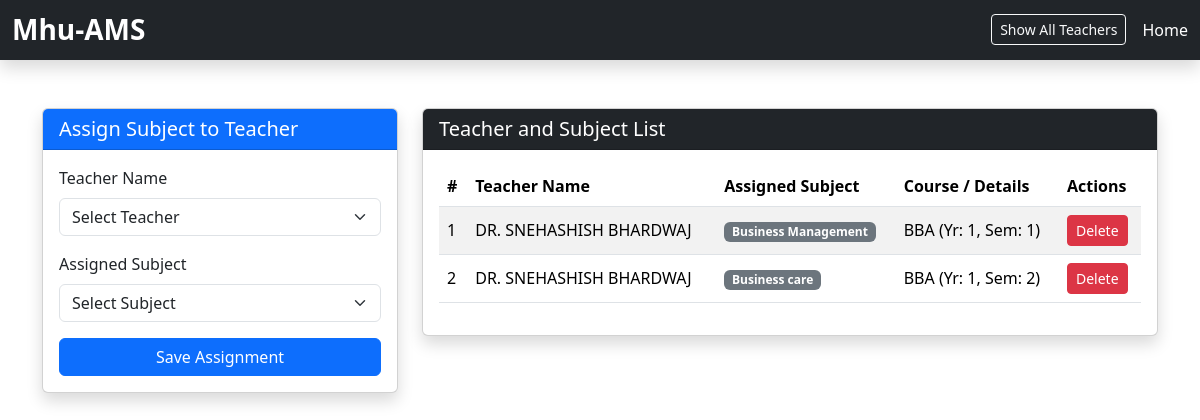
Page /dean/manage_teachers.php on the earlier database version.
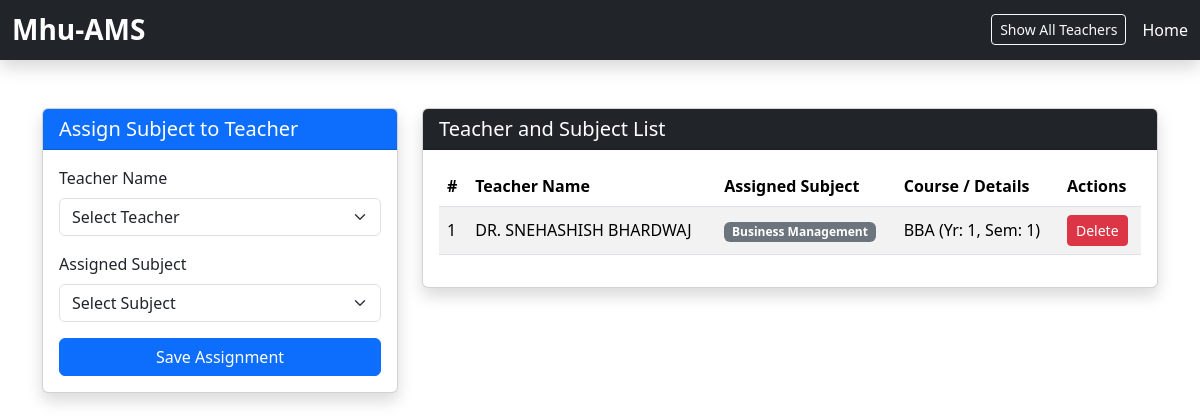
Same page on the later database version.
### tables this page shows
CREATE TABLE `subjected_teacher` (
  `id` int(11) NOT NULL,
  `teacher_id` int(11) NOT NULL,
  `sub_id` int(11) NOT NULL,
  `teacher_name` varchar(255) NOT NULL,
  `subject_name` varchar(255) NOT NULL,
  `course_name` varchar(255) NOT NULL,
  `year` int(11) NOT NULL,
  `semester` int(11) NOT NULL,
  `subject_code` varchar(66) NOT NULL
);

### dean/manage_teachers.php (the view, shortened to what the changed rows need)
<?php
include "../db_connect.php";
?>
<!doctype html>
<html lang="en" data-bs-theme="light">
    <head>
        <link
            href="https://cdn.jsdelivr.net/npm/bootstrap@5.3.8/dist/css/bootstrap.min.css"
            rel="stylesheet"
        />
    </head>
    <body>
        <main class="container my-5">
            <div class="row">
                <div class="col-md-8">
                    <div class="card shadow">
                        <div class="card-body">
                            <div class="table-responsive">
                                <table class="table table-striped table-hover align-middle">
                                    <thead>
                                        <tr>
                                            <th>#</th>
                                            <th>Teacher Name</th>
                                            <th>Assigned Subject</th>
                                            <th>Course / Details</th>
                                            <th>Actions</th>
                                        </tr>
                                    </thead>
                                    <tbody>
                                        <?php
                                        $assigned_res = mysqli_query($conn, "SELECT * FROM subjected_teacher");
                                        if (mysqli_num_rows($assigned_res) > 0) {
                                            $counter = 1;
                                            while ($row = mysqli_fetch_assoc($assigned_res)) {
                                                echo '<tr>';
                                                echo '<td>' . $counter++ . '</td>';
                                                echo '<td>' . htmlspecialchars($row['teacher_name']) . '</td>';
                                                echo '<td><span class="badge bg-secondary">' . htmlspecialchars($row['subject_name']) . '</span></td>';
                                                echo '<td>' . htmlspecialchars($row['course_name']) . ' (Yr: ' . $row['year'] . ', Sem: ' . $row['semester'] . ')</td>';
                                                echo '<td>
                                                        <a href="?delete=' . $row['id'] . '" class="btn btn-sm btn-danger" onclick="return confirm(\'Are you sure you want to delete this assignment?\');">Delete</a>
                                                      </td>';
                                                echo '</tr>';
                                            }
                                        } else {
                                            echo '<tr><td colspan="5" class="text-center text-muted">No assignments found.</td></tr>';
                                        }
                                        ?>
                                    </tbody>
                                </table>
                            </div>
                        </div>
                    </div>
                </div>
            </div>
        </main>
    </body>
</html>

Differences in the rows shown:
removed subjected_teacher: teacher_name "DR. SNEHASHISH BHARDWAJ", subject_name "Business care", course_name "BBA", year "1", semester "2"
